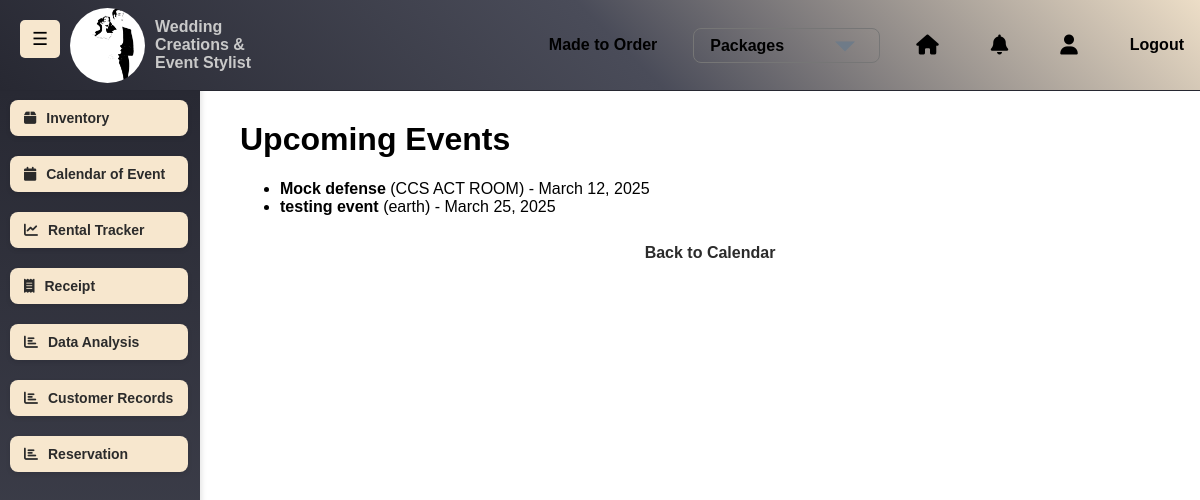
Before: /upcoming-events/ (signed in) with the older database file.
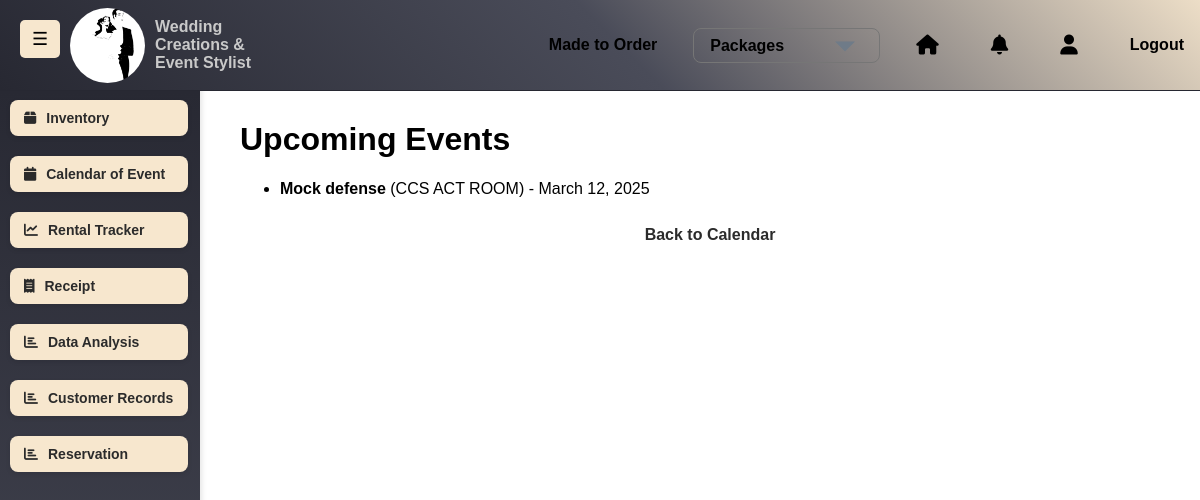
After: the same page with the newer database file.
### saritasapp/models.py (models this page shows, shortened)
class Event(models.Model):
    title = models.CharField(max_length=200)
    venue = models.CharField(max_length=255)  # Ensure this exists
    start_date = models.DateField()
    end_date = models.DateField(null=True, blank=True)
    notes = models.TextField(blank=True, null=True)

### saritasapp/views.py (the view)
# urls.py: path("upcoming-events/", views.upcoming_events, name="upcoming_events"),
@login_required
def upcoming_events(request):
    events = Event.objects.filter(start_date__gt=now().date())
    return render(request, "saritasapp/upcoming_events.html", {"events": events})

### saritasapp/templates/saritasapp/upcoming_events.html (shortened to what this page needs)
{% extends "saritasapp/base.html" %}
{% block content %}
<h1>Upcoming Events</h1>
<ul>
    {% for event in events %}
        <li><strong>{{ event.title }}</strong> ({{ event.venue }}) - {{ event.start_date }}</li>
    {% empty %}
        <p>No upcoming events.</p>
    {% endfor %}
</ul>
<a href="{% url 'saritasapp:calendar' %}" class="back-button">Back to Calendar</a>
{% endblock %}

Changed rows visible on the page:
removed Event: title "testing event", venue "earth", start_date "March 25, 2025"
